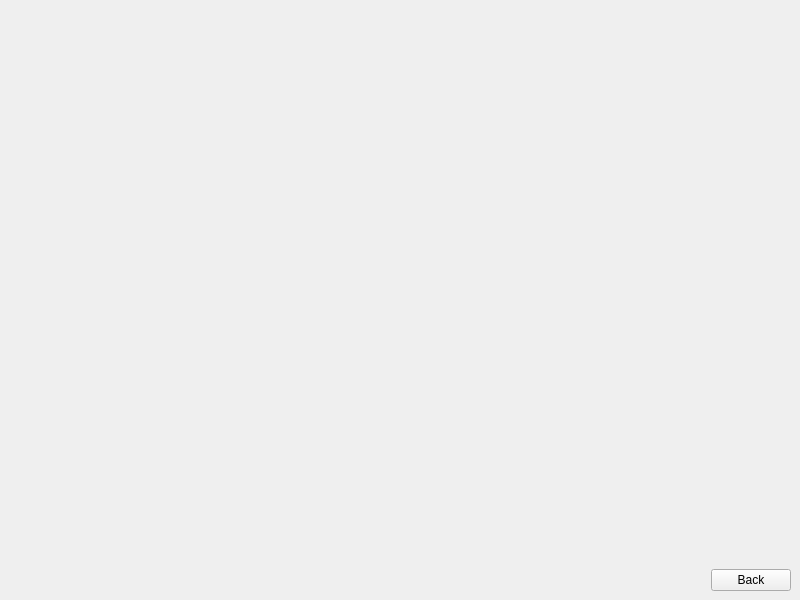
<?xml version="1.0" encoding="UTF-8"?>
<ui version="4.0">
 <class>MainWindow</class>
 <widget class="QMainWindow" name="MainWindow">
  <property name="geometry">
   <rect>
    <x>0</x>
    <y>0</y>
    <width>800</width>
    <height>600</height>
   </rect>
  </property>
  <property name="windowTitle">
   <string>MainWindow</string>
  </property>
  <widget class="QWidget" name="centralwidget">
   <layout class="QGridLayout" name="gridLayout_2" rowstretch="20,1">
    <item row="0" column="0">
     <widget class="QWidget" name="widget" native="true"/>
    </item>
    <item row="0" column="1">
     <widget class="QWidget" name="widget_2" native="true"/>
    </item>
    <item row="1" column="0" colspan="2">
     <layout class="QGridLayout" name="gridLayout">
      <item row="0" column="0">
       <spacer name="horizontalSpacer">
        <property name="orientation">
         <enum>Qt::Horizontal</enum>
        </property>
        <property name="sizeHint" stdset="0">
         <size>
          <width>516</width>
          <height>20</height>
         </size>
        </property>
       </spacer>
      </item>
      <item row="0" column="1">
       <widget class="QPushButton" name="pushButton">
        <property name="text">
         <string>Back</string>
        </property>
       </widget>
      </item>
     </layout>
    </item>
   </layout>
  </widget>
 </widget>
 <resources/>
 <connections/>
</ui>
